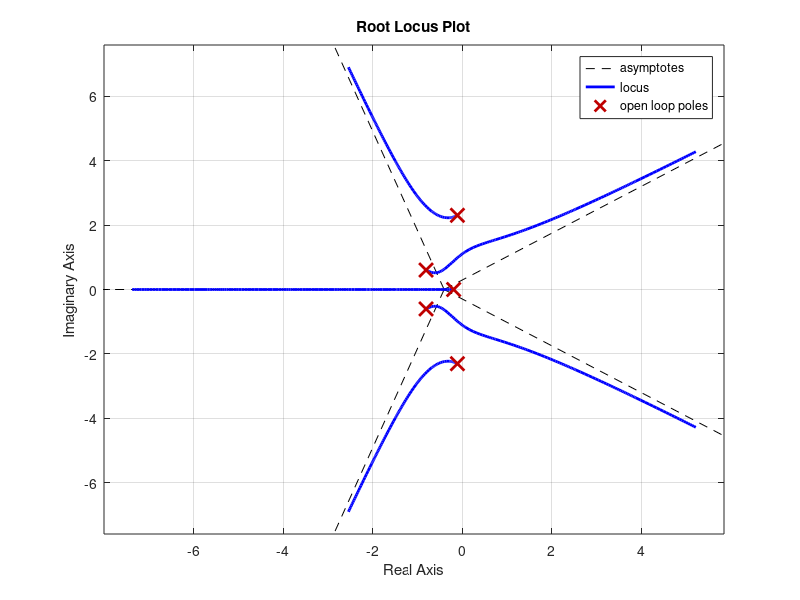

Here is the MATLAB script that generated this plot:
%18th august 2025

% use function step to find step response of a system

%g = tf(1, [1 11 24 K]); - alter the value of K, leads to different outcomes,
%overdamped underdamped 

%overdamped - looks like pure exponential
g = tf(1, [1 11 24 0]);

h = tf(20, [1 1 12 22 39 59 48 38 20]);

g1 = tf(1, [1 2 7 10 7 1]);
%underdamped - looks like oscillating
%g = tf(1, [1 11 24 500]);


%step(g); %checking step response

% Root locus analysis
rlocus(g1);  % Plot root locus
grid on;
title('Root Locus Plot');
